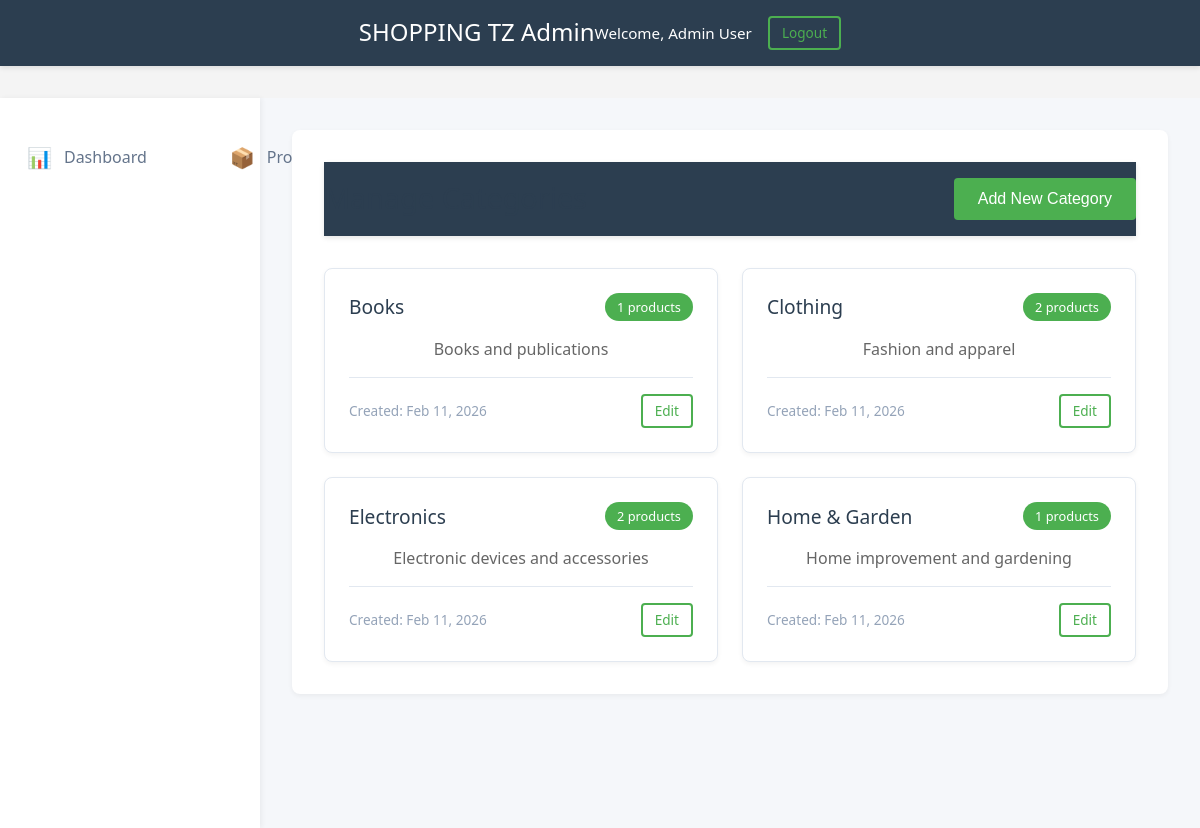
Screenshot of /admin/categories.php (signed in) with the database file from the repository.
### tables this page shows
CREATE TABLE categories (
    category_id INT PRIMARY KEY AUTO_INCREMENT,
    category_name VARCHAR(100) NOT NULL,
    description TEXT,
    created_at TIMESTAMP DEFAULT CURRENT_TIMESTAMP
);

### admin/categories.php (the view, shortened to what this page needs)
<?php
$db = Database::getInstance();
$conn = $db->getConnection();
$stmt = $conn->prepare("
    SELECT
        c.*,
        COUNT(p.product_id) as product_count
    FROM categories c
    LEFT JOIN products p ON c.category_id = p.category_id
    GROUP BY c.category_id
    ORDER BY c.category_name
");
$stmt->execute();
$categories = $stmt->get_result()->fetch_all(MYSQLI_ASSOC);
?>
<!DOCTYPE html>
<html lang="en">
<head>
    <link rel="stylesheet" href="<?php echo BASE_URL; ?>assets/css/style.css">
    <link rel="stylesheet" href="<?php echo BASE_URL; ?>assets/css/admin.css">
</head>
<body>
    <?php include 'includes/admin-header.php'; ?>
    <div class="admin-container">
        <?php include 'includes/admin-sidebar.php'; ?>
        <main class="admin-main">
            <div class="admin-content">
                <div class="admin-header">
                    <h1>Manage Categories</h1>
                    <button class="btn btn-primary" onclick="openCategoryModal()">Add New Category</button>
                </div>
                <div class="category-grid">
                    <?php foreach ($categories as $category): ?>
                        <div class="category-card">
                            <div class="category-header">
                                <h3><?php echo htmlspecialchars($category['category_name']); ?></h3>
                                <span class="product-badge"><?php echo $category['product_count']; ?> products</span>
                            </div>
                            <p class="category-description">
                                <?php echo htmlspecialchars($category['description'] ?? 'No description'); ?>
                            </p>
                            <div class="category-footer">
                                <span class="category-date">
                                    Created: <?php echo date('M d, Y', strtotime($category['created_at'])); ?>
                                </span>
                                <div class="category-actions">
                                    <a href="?edit=<?php echo $category['category_id']; ?>" class="btn btn-sm btn-outline">Edit</a>
                                </div>
                            </div>
                        </div>
                    <?php endforeach; ?>
                </div>
            </div>
        </main>
    </div>
</body>
</html>

### admin/includes/admin-header.php (shortened to what this page needs)
<header class="admin-header">
    <div class="admin-header-container">
        <div class="admin-logo">
            <a href="<?php echo BASE_URL; ?>admin/index.php">
                <h2><?php echo SITE_NAME; ?> Admin</h2>
            </a>
        </div>
        <div class="admin-user">
            <span>Welcome, <?php echo htmlspecialchars($_SESSION['full_name'] ?? 'Admin'); ?></span>
            <a href="<?php echo BASE_URL; ?>logout.php" class="btn btn-sm btn-outline">Logout</a>
        </div>
    </div>
</header>

### admin/includes/admin-sidebar.php (shortened to what this page needs)
<aside class="admin-sidebar">
    <nav class="admin-nav">
        <ul>
            <li>
                <a href="<?php echo BASE_URL; ?>admin/index.php"
                   class="<?php echo basename($_SERVER['PHP_SELF']) == 'index.php' ? 'active' : ''; ?>">
                    <span class="nav-icon">📊</span>
                    Dashboard
                </a>
            </li>
            <li>
                <a href="<?php echo BASE_URL; ?>admin/products.php"
                   class="<?php echo basename($_SERVER['PHP_SELF']) == 'products.php' ? 'active' : ''; ?>">
                    <span class="nav-icon">📦</span>
                    Products
                </a>
            </li>
            <li>
                <a href="<?php echo BASE_URL; ?>admin/categories.php"
                   class="<?php echo basename($_SERVER['PHP_SELF']) == 'categories.php' ? 'active' : ''; ?>">
                    <span class="nav-icon">🏷️</span>
                </a>
            </li>
            <li>
                <a href="<?php echo BASE_URL; ?>admin/orders.php"
                   class="<?php echo basename($_SERVER['PHP_SELF']) == 'orders.php' ? 'active' : ''; ?>">
                    <span class="nav-icon">🛒</span>
                </a>
            </li>
            <li>
                <a href="<?php echo BASE_URL; ?>admin/users.php"
                   class="<?php echo basename($_SERVER['PHP_SELF']) == 'users.php' ? 'active' : ''; ?>">
                    <span class="nav-icon">👥</span>
                </a>
            </li>
        </ul>
    </nav>
</aside>

### assets/css/style.css (style rules this page uses)
:root { --primary-color: #4CAF50; --secondary-color: #2196F3; --danger-color: #f44336; --warning-color: #ff9800; --dark-color: #333; --light-color: #f4f4f4; --border-color: #ddd; --text-color: #333; --text-light: #666; --white: #fff; --black: #000; --shadow: 0 2px 5px rgba(0,0,0,0.1); --shadow-lg: 0 5px 15px rgba(0,0,0,0.2); }
* { margin: 0; padding: 0; box-sizing: border-box; }
body { font-family: 'Segoe UI', Tahoma, Geneva, Verdana, sans-serif; line-height: 1.6; color: var(--text-color); background-color: var(--light-color); }
h1, h2, h3, h4, h5, h6 { margin-bottom: 1rem; font-weight: 500; line-height: 1.2; }
h1 { font-size: 2.5rem; }
h2 { font-size: 2rem; }
h3 { font-size: 1.75rem; }
p { margin-bottom: 1rem; }
a { color: var(--primary-color); text-decoration: none; transition: color 0.3s ease; }
header { background-color: var(--white); box-shadow: var(--shadow); position: sticky; top: 0; z-index: 1000; }
nav ul { display: flex; list-style: none; gap: 2rem; }
nav ul li a { color: var(--text-color); font-weight: 500; padding: 0.5rem 1rem; border-radius: 4px; transition: all 0.3s ease; }
nav ul li a:hover, nav ul li a.active { background-color: var(--primary-color); color: var(--white); }
.btn { display: inline-block; padding: 0.75rem 1.5rem; border: none; border-radius: 4px; font-size: 1rem; font-weight: 500; text-align: center; cursor: pointer; transition: all 0.3s ease; }
.btn-primary { background-color: var(--primary-color); color: var(--white); }
.btn-outline { background-color: transparent; border: 2px solid var(--primary-color); color: var(--primary-color); }
.category-grid { display: grid; grid-template-columns: repeat(auto-fit, minmax(200px, 1fr)); gap: 1.5rem; margin-top: 2rem; }
.category-card { background-color: var(--light-color); padding: 1.5rem; border-radius: 8px; text-align: center; transition: transform 0.3s ease; }
.category-card h3 { font-size: 1.25rem; margin-bottom: 0.5rem; }
.category-card p { color: var(--text-light); margin-bottom: 1rem; }

### rows the page displays
categories: category_name "Books", product_count "1", description "Books and publications", created_at "Feb 11, 2026"
categories: category_name "Clothing", product_count "2", description "Fashion and apparel", created_at "Feb 11, 2026"
categories: category_name "Electronics", product_count "2", description "Electronic devices and accessories", created_at "Feb 11, 2026"
categories: category_name "Home & Garden", product_count "1", description "Home improvement and gardening", created_at "Feb 11, 2026"

### other values shown
SITE_NAME "SHOPPING TZ"
$_SESSION['full_name'] "Admin User"
